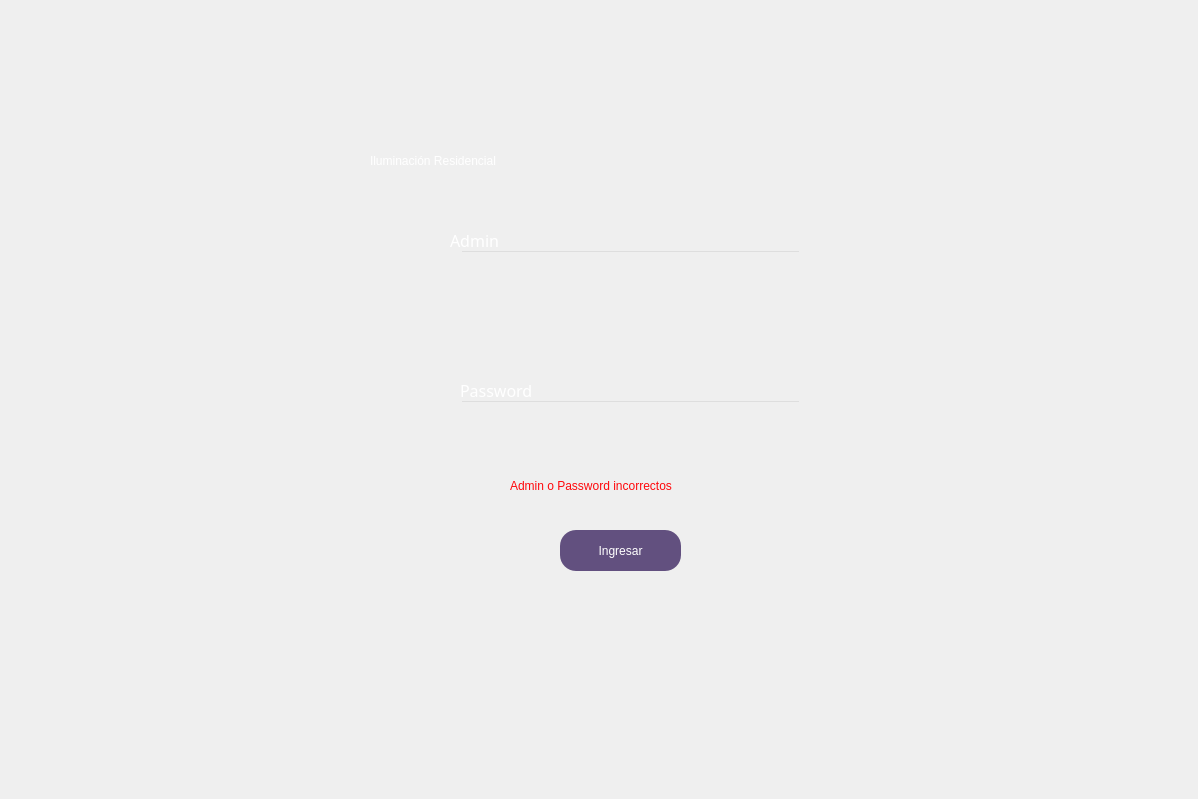
<?xml version="1.0" encoding="UTF-8"?>
<ui version="4.0">
 <class>Dialog</class>
 <widget class="QDialog" name="Dialog">
  <property name="geometry">
   <rect>
    <x>0</x>
    <y>0</y>
    <width>1198</width>
    <height>799</height>
   </rect>
  </property>
  <property name="windowTitle">
   <string>Iluminación Residencial</string>
  </property>
  <property name="windowIcon">
   <iconset>
    <normaloff>icono.png</normaloff>icono.png</iconset>
  </property>
  <widget class="QWidget" name="bgwidget" native="true">
   <property name="geometry">
    <rect>
     <x>0</x>
     <y>0</y>
     <width>1201</width>
     <height>801</height>
    </rect>
   </property>
   <property name="styleSheet">
    <string notr="true">

</string>
   </property>
   <widget class="QLabel" name="image">
    <property name="geometry">
     <rect>
      <x>0</x>
      <y>0</y>
      <width>1201</width>
      <height>801</height>
     </rect>
    </property>
    <property name="styleSheet">
     <string notr="true">border-radius:50%;</string>
    </property>
    <property name="text">
     <string/>
    </property>
    <property name="scaledContents">
     <bool>true</bool>
    </property>
   </widget>
   <widget class="QLabel" name="label_2">
    <property name="geometry">
     <rect>
      <x>370</x>
      <y>110</y>
      <width>531</width>
      <height>101</height>
     </rect>
    </property>
    <property name="styleSheet">
     <string notr="true">font: italic 40pt &quot;Brush Script MT&quot;; color:rgb(255, 255, 255)
</string>
    </property>
    <property name="text">
     <string>Iluminación Residencial</string>
    </property>
   </widget>
   <widget class="QPushButton" name="login_2">
    <property name="geometry">
     <rect>
      <x>560</x>
      <y>530</y>
      <width>121</width>
      <height>41</height>
     </rect>
    </property>
    <property name="styleSheet">
     <string notr="true">border-radius:16px;
font: 8pt &quot;MS Shell Dlg 2&quot;;
background-color:rgb(98, 80, 127);
font: 11pt &quot;MS Shell Dlg 2&quot;;color: rgb(255, 255, 255)</string>
    </property>
    <property name="text">
     <string>Ingresar</string>
    </property>
   </widget>
   <widget class="QLabel" name="label_5">
    <property name="geometry">
     <rect>
      <x>450</x>
      <y>230</y>
      <width>71</width>
      <height>21</height>
     </rect>
    </property>
    <property name="font">
     <font>
      <family>Segoe UI Black</family>
      <pointsize>12</pointsize>
      <weight>10</weight>
      <italic>false</italic>
      <bold>false</bold>
     </font>
    </property>
    <property name="styleSheet">
     <string notr="true">color: rgb(255, 255, 255);
font: 87 12pt &quot;Segoe UI Black&quot;;</string>
    </property>
    <property name="text">
     <string>Admin</string>
    </property>
   </widget>
   <widget class="QLineEdit" name="emailfield_2">
    <property name="geometry">
     <rect>
      <x>460</x>
      <y>250</y>
      <width>341</width>
      <height>51</height>
     </rect>
    </property>
    <property name="styleSheet">
     <string notr="true">background-color:rgba(0,0,0,0);
font: 12pt &quot;MS Shell Dlg 2&quot;;color:rgb(235, 235, 235);</string>
    </property>
    <property name="text">
     <string/>
    </property>
   </widget>
   <widget class="QLabel" name="label_6">
    <property name="geometry">
     <rect>
      <x>460</x>
      <y>380</y>
      <width>111</width>
      <height>21</height>
     </rect>
    </property>
    <property name="font">
     <font>
      <family>Segoe UI Black</family>
      <pointsize>12</pointsize>
      <weight>10</weight>
      <italic>false</italic>
      <bold>false</bold>
     </font>
    </property>
    <property name="styleSheet">
     <string notr="true">; color: rgb(255, 255, 255);
font: 87 12pt &quot;Segoe UI Black&quot;;</string>
    </property>
    <property name="text">
     <string>Password</string>
    </property>
   </widget>
   <widget class="QLineEdit" name="passwordfield">
    <property name="geometry">
     <rect>
      <x>460</x>
      <y>400</y>
      <width>341</width>
      <height>51</height>
     </rect>
    </property>
    <property name="styleSheet">
     <string notr="true">background-color:rgba(0,0,0,0);
font: 12pt &quot;MS Shell Dlg 2&quot;;color:rgb(235, 235, 235);</string>
    </property>
    <property name="text">
     <string/>
    </property>
   </widget>
   <widget class="QLabel" name="label">
    <property name="geometry">
     <rect>
      <x>510</x>
      <y>470</y>
      <width>241</width>
      <height>31</height>
     </rect>
    </property>
    <property name="toolTip">
     <string>&lt;html&gt;&lt;head/&gt;&lt;body&gt;&lt;p align=&quot;center&quot;&gt;&lt;span style=&quot; font-size:11pt; font-weight:600;&quot;&gt;Admin o Password incorrectos&lt;/span&gt;&lt;/p&gt;&lt;/body&gt;&lt;/html&gt;</string>
    </property>
    <property name="whatsThis">
     <string>&lt;html&gt;&lt;head/&gt;&lt;body&gt;&lt;p align=&quot;center&quot;&gt;&lt;br/&gt;&lt;/p&gt;&lt;/body&gt;&lt;/html&gt;</string>
    </property>
    <property name="styleSheet">
     <string notr="true">color: rgb(255, 8, 12);
font: 11pt &quot;MS Shell Dlg 2&quot;;</string>
    </property>
    <property name="text">
     <string>Admin o Password incorrectos</string>
    </property>
   </widget>
  </widget>
 </widget>
 <resources>
  <include location="new.qrc"/>
 </resources>
 <connections/>
</ui>
